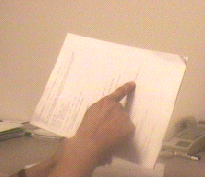
#> input picture MP6/input.bmp, 205 x 177 px
$ python hough-bkp.py
#> lines starting #> are read from the running program, lines starting #| are printed output that depends on the picture; after the words box and inside, x2 and y2 are one past the last pixel; in counts of white or black regions, pixels touching at a corner belong together
import cv2
import math
import numpy as np
import matplotlib.pylab as plt
import seaborn as sns

# algo
# map each point (x,y) to lines in m,c space
# set of colinear points in x-y space is mapped to set of lines intersecting in m-c space
# intersection of the line in m, c space is m0, c0

#
# ∀(x,y) ∈ E
# Draw a line c=-xm+y in the m-c plane
# if the line passes through (m,c), A[m,c] ++

# Find local maxima of A Æ lines in E

# different settings for the quantization of the parameter space
# idea of detecting those significant intersections


# function for creating hough accumulator for given image
def hough_accumulator(img, rho_step=1, angle_step=1, theta_low=-90.0, theta_high=90.0, rho_range=0):
    m, n = img.shape

    # theta ranges from -9- to 90
    thetas = np.deg2rad(np.arange(-90.0, 90.0, angle_step))
    print(f"num_thetas: {len(thetas)}")
    # print(f"thetas: {thetas}")

    # rho ranges from -diagonal to +diagonal
    diag_len = int(np.ceil(np.sqrt(m * m + n * n)))
    rhos = np.arange(-diag_len, diag_len+1, rho_step)
    print(f"diag_len: {diag_len}")
    print(f"num_rhos: {len(rhos)}")
    # print(f"rhos: {rhos}")

    # initialize hough accumulator
    h_accumulator = np.zeros((len(rhos), len(thetas)), dtype=np.uint64)
    print(f"hough accumulator: {h_accumulator.shape}")

    # find all edge pixel indexes
    y_idx, x_idx = np.nonzero(img)

    for i in range(len(x_idx)):
        x = x_idx[i]
        y = y_idx[i]

        for j in range(len(thetas)):
            # calculate the rho value from x, y and theta, increment the corresponding voting in h_accumulator
            rho = int((x * np.cos(thetas[j])) + (y * np.sin(thetas[j])) + diag_len)
            h_accumulator[rho, j] += 1

    return h_accumulator, thetas, rhos

# get hough peaks
# [83 lines left out: functions hough_peaks, find_hough_peaks, not called in this run]


def find_hough_peaks_new(h_accumulator, ratio=0.5):
    # TODO
    hist, bins = np.histogram(h_accumulator, density=True)
    plt.hist(h_accumulator, bins=bins)
    print(f"bins: {bins}")
    plt.title('histogram')
    plt.show()

    # heatmap of accumulator
    plt.imshow(h_accumulator, cmap='hot', interpolation='nearest')
    plt.title('heatmap')
    plt.show()

    ax = sns.heatmap(h_accumulator, linewidth=0.5)
    plt.show()

    # Flatten the array and get the indices of the peaks
    threshold = ratio * np.max(h_accumulator)
    flat_idx = np.argwhere(h_accumulator > threshold)
    print(f"flat_idx: {flat_idx}")
    rows, cols = flat_idx[:,0], flat_idx[:,1]
    print(f"rows: {rows} cols {cols}")

    # Sort the peaks by their accumulator values (in descending order)
    indices_sorted = np.argsort(-h_accumulator[rows, cols])
    rows = rows[indices_sorted]
    cols = cols[indices_sorted]

    # Return a list of tuples of (row, col) indices
    return [(r, c) for r, c in zip(rows, cols)]


def plot_hough_acc(H, plot_title='Hough Accumulator Plot'):
    ''' A function that plot a Hough Space using Matplotlib. '''
    fig = plt.figure(figsize=(10, 10))

    plt.imshow(H, cmap='jet')

    plt.xlabel('Theta Direction'), plt.ylabel('Rho Direction')
    plt.tight_layout()
    plt.show()


def hough_lines_draw(img, indicies, rhos, thetas):
    ''' A function that takes indicies a rhos table and thetas table and draws
        lines on the input images that correspond to these values. '''
    for i in range(len(indicies)):
        # reverse engineer lines from rhos and thetas
        rho = rhos[indicies[i][0]]
        theta = thetas[indicies[i][1]]
        a = np.cos(theta)
        b = np.sin(theta)
        x0 = a*rho
        y0 = b*rho
        # these are then scaled so that the lines go off the edges of the image
        x1 = int(x0 + 1000*(-b))
        y1 = int(y0 + 1000*(a))
        x2 = int(x0 - 1000*(-b))
        y2 = int(y0 - 1000*(a))

        cv2.line(img, (x1, y1), (x2, y2), (0, 255, 0), 2)


if __name__ == '__main__':
    input_file = 'input.bmp'
    folder = input_file.split('.')[0]

    # read input image
    original = cv2.imread(input_file)
#> original is the input picture: shape (177, 205, 3); mean B, G, R 144.6, 171.8, 206.6

    # convert image to greyscale
    image = cv2.cvtColor(original, cv2.COLOR_BGR2GRAY)
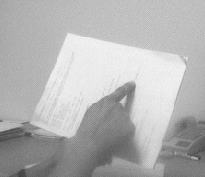
#> image: shape (177, 205); min 63, max 245, mean 179

    # detect input image edges
    image = cv2.Canny(image, 50, 150, apertureSize=3)
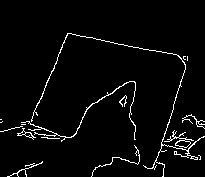
#> image: shape (177, 205); 3.5% white in thin lines or dots, all inside (x1, y1, x2, y2) = (0, 33, 205, 177)
    plt.imshow(image, cmap='gray')
    plt.savefig(folder+'/'+folder+'-edge.png')
    plt.show()

    # get hough lines accumulator
    accumulator, thetas, rhos = hough_accumulator(image)
#| diag_len: 271
#| num_rhos: 543
#| hough accumulator: (543, 180)
#> in hough_accumulator, `y_idx, x_idx = np.nonzero(img)`: y_idx = 1283 values from 33 to 176; x_idx = 1283 values, max 204 at index 530, min 0 at index 487, mean 115.5
#> the loop in hough_accumulator, `for i in range(len(x_idx)):` made 1283 passes
#> (x, y) on passes 1 to 3: (67, 33), (68, 33), (69, 33)
#> after the loop in hough_accumulator, `for i in range(len(x_idx)):`:
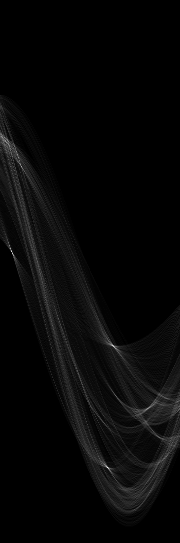
#> h_accumulator: shape (543, 180) uint64; min 0, max 80, mean 2.4; drawn with min black and max white
#> thetas = 180 values from -1.57 to 1.55; rhos = 543 values from -271 to 271

    # get hough peaks from hough accumulator
    indices = find_hough_peaks_new(accumulator, 0.5)
#> in find_hough_peaks_new, `hist, bins = np.histogram(h_accumulator, density=True)`: hist = [0.111, 0.0118, 0.00215, 0.000362, 6.39e-05, 3.07e-05, 6.39e-06, 2.56e-06, 5.12e-06, 1.28e-06]; bins = [0, 8, 16, 24, 32, 40, 48, 56, 64, 72, 80]
#| bins: [ 0.  8. 16. 24. 32. 40. 48. 56. 64. 72. 80.]
#> in find_hough_peaks_new, `threshold = ratio * np.max(h_accumulator)`: threshold = 40
#> in find_hough_peaks_new, `flat_idx = np.argwhere(h_accumulator > threshold)`: flat_idx = 33 pairs, first value 136 to 468, second value 1 to 149
#> (printed output is left out)
#> in find_hough_peaks_new, `rows, cols = flat_idx[:,0], flat_idx[:,1]`: rows = 33 values from 136 to 468; cols = 33 values, max 149 at index 26, min 1 at index 0, mean 56.21
#| rows: [136 137 137 140 140 141 141 142 144 151 154 157 164 166 248 250 251 253
#|  255 344 345 345 346 346 347 348 407 408 409 465 466 467 468] cols [  1   2   4   5   7   5   8   6   8  16  17  18  20  21  10  11  11  12
#|   13 111 112 113 113 114 114 115 149 147 146 105 106 107 108]
#> in find_hough_peaks_new, `indices_sorted = np.argsort(-h_accumulator[rows, cols])`: indices_sorted = 33 values, max 32 at index 5, min 0 at index 19, mean 16
#> in find_hough_peaks_new, `rows = rows[indices_sorted]`: rows = 33 values, max 468 at index 5, min 136 at index 19, mean 267.2
#> in find_hough_peaks_new, `cols = cols[indices_sorted]`: cols = 33 values, max 149 at index 26, min 1 at index 19, mean 56.21
#> indices has the same summary as flat_idx in find_hough_peaks_new
    print(f"indices: {indices}")
#> (printed output is left out)

    plot_hough_acc(accumulator)

    hough_lines_draw(original, indices, rhos, thetas)
#> the loop in hough_lines_draw, `for i in range(len(indicies)):` made 33 passes
#> (rho, theta, a, b, x0, y0, x1, y1) on passes 1 to 12: (196, 0.297, 0.956, 0.292, 187.4, 57.3, -104, 1013), (-20, -1.38, 0.191, -0.982, -3.82, 19.63, 977, 210), (74, 0.384, 0.927, 0.375, 68.61, 27.72, -305, 954), (-18, -1.36, 0.208, -0.978, -3.74, 17.61, 974, 225), (75, 0.401, 0.921, 0.391, 69.04, 29.3, -321, 949), (197, 0.314, 0.951, 0.309, 187.4, 60.88, -121, 1011), (195, 0.279, 0.961, 0.276, 187.4, 53.75, -88, 1015), (-105, -1.2, 0.358, -0.934, -37.63, 98.03, 895, 456), (76, 0.419, 0.914, 0.407, 69.43, 30.91, -337, 944), (-23, -1.4, 0.174, -0.985, -3.99, 22.65, 980, 196), (74, 0.401, 0.921, 0.391, 68.12, 28.91, -322, 949), (-16, -1.34, 0.225, -0.974, -3.6, 15.59, 970, 240)
#> after the loop in hough_lines_draw, `for i in range(len(indicies)):`:
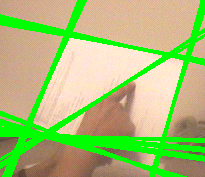
#> img: shape (177, 205, 3); mean B, G, R 116.1, 192, 165

    # Show image with manual Hough Transform Lines
    cv2.imshow('Major Lines: Manual Hough Transform', original)
    cv2.waitKey(0)
    cv2.destroyAllWindows()
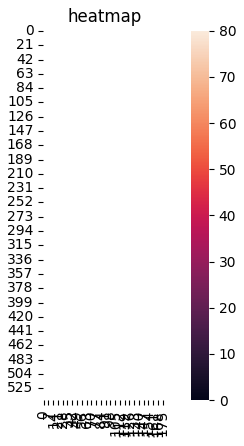
#> figure drawn by matplotlib, 2 panels
